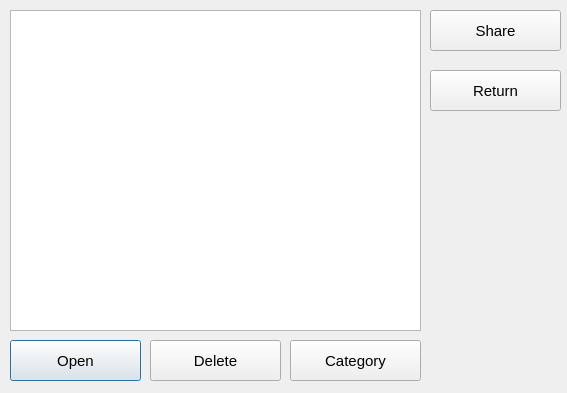
<?xml version="1.0" encoding="UTF-8"?>
<ui version="4.0">
 <class>Dialog</class>
 <widget class="QDialog" name="Dialog">
  <property name="geometry">
   <rect>
    <x>0</x>
    <y>0</y>
    <width>567</width>
    <height>393</height>
   </rect>
  </property>
  <property name="windowTitle">
   <string>Dialog</string>
  </property>
  <widget class="QListWidget" name="listfiles">
   <property name="geometry">
    <rect>
     <x>10</x>
     <y>10</y>
     <width>411</width>
     <height>321</height>
    </rect>
   </property>
  </widget>
  <widget class="QPushButton" name="oButton">
   <property name="geometry">
    <rect>
     <x>10</x>
     <y>340</y>
     <width>131</width>
     <height>41</height>
    </rect>
   </property>
   <property name="font">
    <font>
     <pointsize>11</pointsize>
    </font>
   </property>
   <property name="text">
    <string>Open</string>
   </property>
  </widget>
  <widget class="QPushButton" name="dButton">
   <property name="geometry">
    <rect>
     <x>150</x>
     <y>340</y>
     <width>131</width>
     <height>41</height>
    </rect>
   </property>
   <property name="font">
    <font>
     <pointsize>11</pointsize>
    </font>
   </property>
   <property name="text">
    <string>Delete</string>
   </property>
  </widget>
  <widget class="QPushButton" name="cButton">
   <property name="geometry">
    <rect>
     <x>290</x>
     <y>340</y>
     <width>131</width>
     <height>41</height>
    </rect>
   </property>
   <property name="font">
    <font>
     <pointsize>11</pointsize>
    </font>
   </property>
   <property name="text">
    <string>Category</string>
   </property>
  </widget>
  <widget class="QPushButton" name="sButton">
   <property name="geometry">
    <rect>
     <x>430</x>
     <y>10</y>
     <width>131</width>
     <height>41</height>
    </rect>
   </property>
   <property name="font">
    <font>
     <pointsize>11</pointsize>
    </font>
   </property>
   <property name="text">
    <string>Share</string>
   </property>
  </widget>
  <widget class="QPushButton" name="rButton">
   <property name="geometry">
    <rect>
     <x>430</x>
     <y>70</y>
     <width>131</width>
     <height>41</height>
    </rect>
   </property>
   <property name="font">
    <font>
     <pointsize>11</pointsize>
    </font>
   </property>
   <property name="text">
    <string>Return</string>
   </property>
  </widget>
 </widget>
 <resources/>
 <connections/>
</ui>
